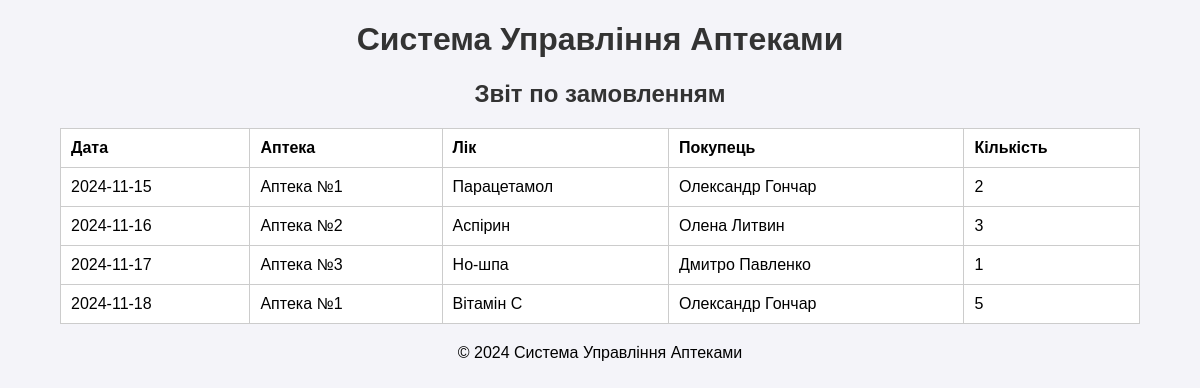
/reports/report_zamovlennya.php, run on the app's committed database.
### tables this page shows
CREATE TABLE `ZAMOVLENNYA` (
  `ID_ZAMOVLENNYA` int(11) NOT NULL,
  `DATE` date NOT NULL,
  `ID_APTEKA` int(11) DEFAULT NULL,
  `ID_LIKY` int(11) DEFAULT NULL,
  `ID_POKUPEC` int(11) DEFAULT NULL,
  `QUANTITY` int(11) NOT NULL
);

CREATE TABLE `APTEKA` (
  `ID_APTEKA` int(11) NOT NULL,
  `NAME` varchar(100) NOT NULL,
  `LOCATION` varchar(100) DEFAULT NULL
);

CREATE TABLE `LIKY` (
  `ID_LIKY` int(11) NOT NULL,
  `NAME` varchar(100) NOT NULL,
  `CATEGORY` varchar(50) DEFAULT NULL,
  `PRICE` decimal(10,2) NOT NULL,
  `STOCK` int(11) DEFAULT NULL,
  `ID_POSTACHALNYK` int(11) DEFAULT NULL
);

CREATE TABLE `POKUPEC` (
  `ID_POKUPEC` int(11) NOT NULL,
  `NAME` varchar(100) NOT NULL,
  `CONTACT` varchar(100) DEFAULT NULL
);

### reports/report_zamovlennya.php (the view, shortened to what this page needs)
<?php
include('../includes/db.php');
include('../includes/header.php');
$query = 'SELECT Z.*, A.NAME as Apteka, L.NAME as Liky, P.NAME as Pokupets FROM ZAMOVLENNYA Z
          JOIN APTEKA A ON Z.ID_APTEKA = A.ID_APTEKA
          JOIN LIKY L ON Z.ID_LIKY = L.ID_LIKY
          JOIN POKUPEC P ON Z.ID_POKUPEC = P.ID_POKUPEC';
$stmt = $pdo->query($query);
echo "<h2>Звіт по замовленням</h2>";
echo "<table border='1'>
        <tr><th>Дата</th><th>Аптека</th><th>Лік</th><th>Покупець</th><th>Кількість</th></tr>";
while ($row = $stmt->fetch(PDO::FETCH_ASSOC)) {
    echo "<tr>
            <td>{$row['DATE']}</td>
            <td>{$row['Apteka']}</td>
            <td>{$row['Liky']}</td>
            <td>{$row['Pokupets']}</td>
            <td>{$row['QUANTITY']}</td>
          </tr>";
}
echo "</table>";
include('../includes/footer.php');
?>

### includes/header.php (shortened to what this page needs)
<!DOCTYPE html>
<html lang="uk">
<head>
    <link rel="stylesheet" href="../assets/style.css">
</head>
<body>
<header>
    <h1>Система Управління Аптеками</h1>
</header>

### includes/footer.php
<footer>
    <p style="text-align: center; margin-top: 20px;">&copy; 2024 Система Управління Аптеками</p>
</footer>
</body>
</html>

### assets/style.css (style rules this page uses)
body { font-family: Arial, sans-serif; margin: 0; padding: 0; background-color: #f4f4f9; }
h1, h2 { text-align: center; color: #333; }
table { margin: 20px auto; border-collapse: collapse; width: 90%; background: #fff; }
table, th, td { border: 1px solid #ccc; }
th, td { padding: 10px; text-align: left; }

### data on the page
zamovlennya: DATE "2024-11-15", ID_APTEKA.NAME "Аптека №1", ID_LIKY.NAME "Парацетамол", ID_POKUPEC.NAME "Олександр Гончар", QUANTITY "2"
zamovlennya: DATE "2024-11-16", ID_APTEKA.NAME "Аптека №2", ID_LIKY.NAME "Аспірин", ID_POKUPEC.NAME "Олена Литвин", QUANTITY "3"
zamovlennya: DATE "2024-11-17", ID_APTEKA.NAME "Аптека №3", ID_LIKY.NAME "Но-шпа", ID_POKUPEC.NAME "Дмитро Павленко", QUANTITY "1"
zamovlennya: DATE "2024-11-18", ID_APTEKA.NAME "Аптека №1", ID_LIKY.NAME "Вітамін C", ID_POKUPEC.NAME "Олександр Гончар", QUANTITY "5"
